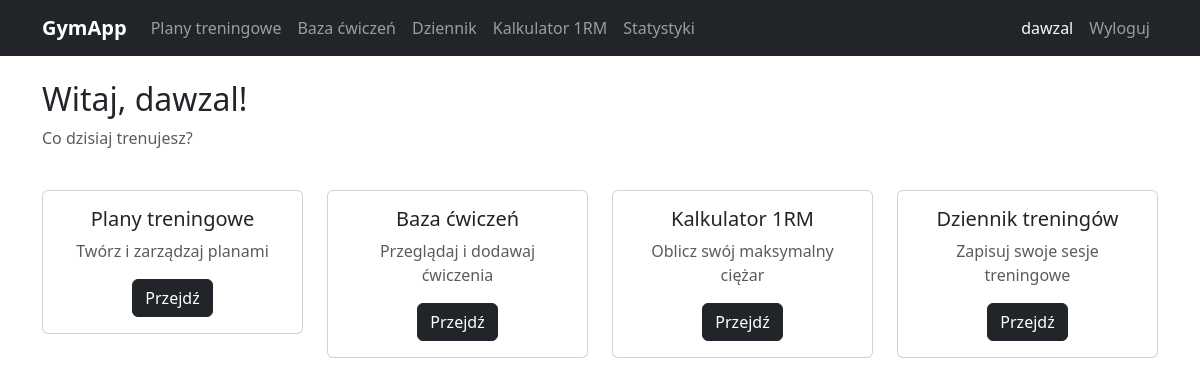
Page / (signed in) on the earlier database version.
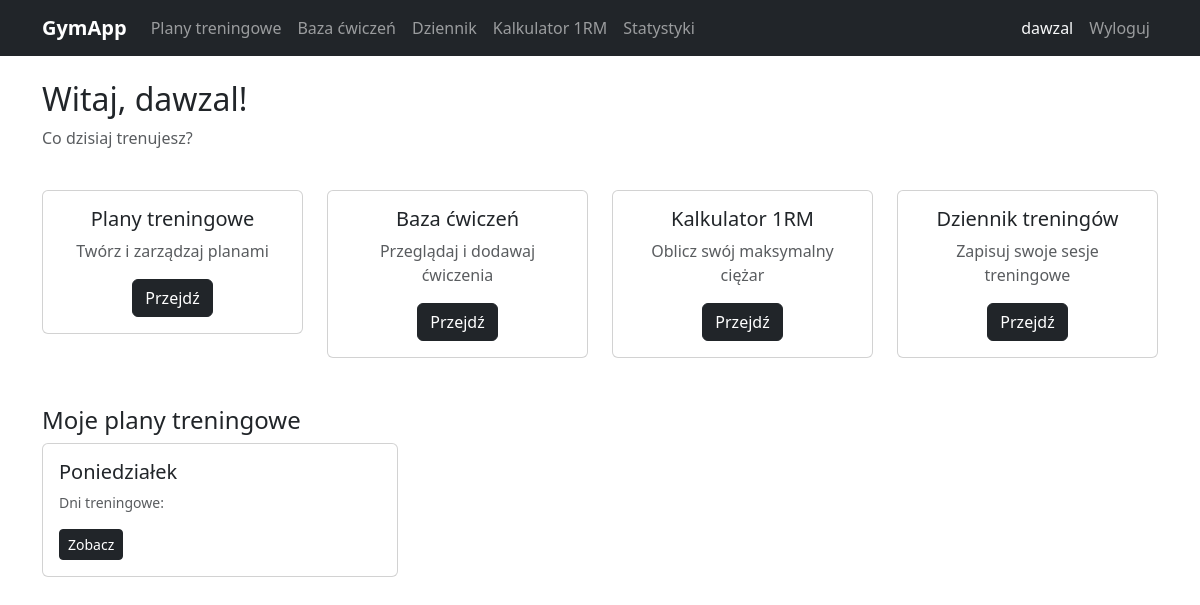
Same page on the later database version.
### tracker/models.py (models this page shows, shortened)
class PlanTreningowy(models.Model):
    nazwa = models.CharField(max_length=100)
    opis = models.TextField(blank=True)
    uzytkownik = models.ForeignKey(User, on_delete=models.CASCADE)
    data_utworzenia = models.DateTimeField(auto_now_add=True)
    czy_publiczny = models.BooleanField(default=False)
    class Meta:
        verbose_name = 'Plan treningowy'
        verbose_name_plural = 'Plany treningowe'

### tracker/views.py (the view)
# urls.py: path('', views.dashboard, name='dashboard'),
@login_required
def dashboard(request):
    moje_plany = PlanTreningowy.objects.filter(uzytkownik=request.user)[:3]
    return render(request, 'tracker/dashboard.html', {
        'moje_plany': moje_plany,
    })

### tracker/templates/tracker/dashboard.html (shortened to what this page needs)
{% extends 'base.html' %}
{% block zawartosc %}
<div class="row">
    <div class="col-12">
        <h2>Witaj, {{ request.user.username }}!</h2>
        <p class="text-muted">Co dzisiaj trenujesz?</p>
    </div>
</div>
<div class="row mt-4">
    <div class="col-md-3">
        <div class="card text-center">
            <div class="card-body">
                <h5 class="card-title">Plany treningowe</h5>
                <p class="card-text text-muted">Twórz i zarządzaj planami</p>
                <a href="{% url 'lista_planow' %}" class="btn btn-dark">Przejdź</a>
            </div>
        </div>
    </div>
    <div class="col-md-3">
        <div class="card text-center">
            <div class="card-body">
                <h5 class="card-title">Baza ćwiczeń</h5>
                <p class="card-text text-muted">Przeglądaj i dodawaj ćwiczenia</p>
                <a href="{% url 'lista_cwiczen' %}" class="btn btn-dark">Przejdź</a>
            </div>
        </div>
    </div>
    <div class="col-md-3">
        <div class="card text-center">
            <div class="card-body">
                <h5 class="card-title">Kalkulator 1RM</h5>
                <p class="card-text text-muted">Oblicz swój maksymalny ciężar</p>
                <a href="{% url 'kalkulator_1rm' %}" class="btn btn-dark">Przejdź</a>
            </div>
        </div>
    </div>
    <div class="col-md-3">
        <div class="card text-center">
            <div class="card-body">
                <h5 class="card-title">Dziennik treningów</h5>
                <p class="card-text text-muted">Zapisuj swoje sesje treningowe</p>
                <a href="{% url 'dziennik' %}" class="btn btn-dark">Przejdź</a>
            </div>
        </div>
    </div>
</div>
{% if moje_plany %}
<div class="row mt-5">
    <div class="col-12">
        <h4>Moje plany treningowe</h4>
    </div>
    {% for plan in moje_plany %}
        <div class="col-md-4 mb-3">
            <div class="card">
                <div class="card-body">
                    <h5 class="card-title">{{ plan.nazwa }}</h5>
                    <p class="text-muted small">Dni treningowe: {{ plan.dni.count }}</p>
                    <a href="{% url 'szczegoly_planu' plan.pk %}" class="btn btn-dark btn-sm">Zobacz</a>
                </div>
            </div>
        </div>
    {% endfor %}
</div>
{% endif %}
{% endblock %}

Differences in the rows shown:
added PlanTreningowy: nazwa "Poniedziałek"
Other differences:
text now shown: "Moje plany treningowe"
